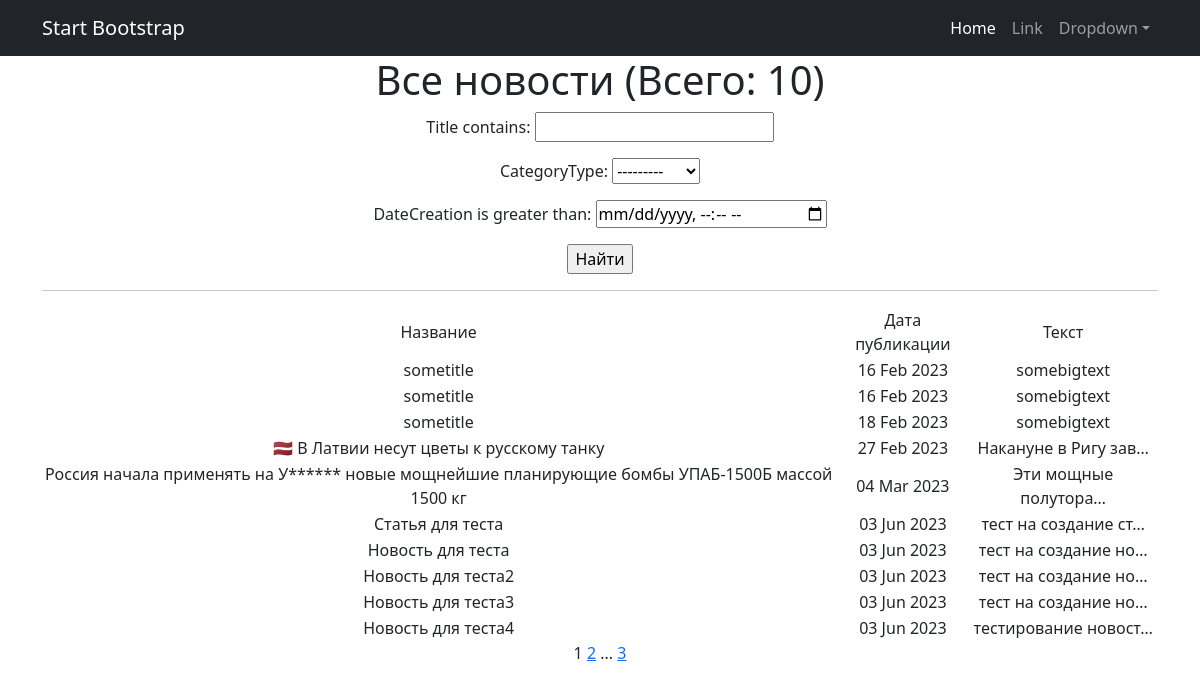
The app's page /search/ with its own data.
### newsapp/models.py (models this page shows, shortened)
class Post(models.Model):
    author = models.ForeignKey(Author, on_delete=models.CASCADE)
    NEWS = 'NW'
    ARTICLE = 'AR'
    CATEGORY_CHOICES = (
        (NEWS, 'Новость'),
        (ARTICLE, 'Статья'),
    )
    categoryType = models.CharField(max_length=2, choices=CATEGORY_CHOICES, default=ARTICLE)
    dateCreation = models.DateTimeField(auto_now_add=True)
    postCategory = models.ManyToManyField(Category, through='PostCategory')
    title = models.CharField(max_length=128)
    text = models.TextField()
    rating = models.SmallIntegerField(default=0)

### newsapp/views.py (the view)
# urls.py: path('', PostsList.as_view(), name='post_list'),
class PostsList(ListView):
    model = Post
    ordering = 'dateCreation'
    template_name = 'post_search.html'
    context_object_name = 'post_search'
    paginate_by = 10  # вот так мы можем указать количество записей на странице
    def get_queryset(self):
       queryset = super().get_queryset()
       self.filterset = PostFilter(self.request.GET, queryset)
       return self.filterset.qs
    def get_context_data(self, **kwargs):
       context = super().get_context_data(**kwargs)
       context['filterset'] = self.filterset
       return context

### newsapp/templatetags/custom_filters.py (called while the page is built)
@register.filter()
def censor(text):
    bad_words = ('заявили', 'безопасности',  'конфликт', 'берегу', 'военнослужащими', 'федеральным', 'украине' )
    for word in text.split():
        if word.lower() in bad_words:
            text = text.replace(word, f"{word[0]}{'*' * (len(word) - 1)}")
    return text

### newsapp/templatetags/custom_tags.py (called while the page is built)
@register.simple_tag(takes_context=True)
def url_replace(context, **kwargs):
   d = context['request'].GET.copy()
   for k, v in kwargs.items():
       d[k] = v
   return d.urlencode()

### templates/post_search.html (shortened to what this page needs)
{% extends 'flatpages/default.html' %}
{% load custom_filters %}
{% load custom_tags %}
{% block content %}
   <h1>Все новости (Всего: {{ post_search|length }})</h1>
   <form action="" method="get">
    {{ filterset.form.as_p }}
    <input type="submit" value="Найти" />
</form>
   <hr>
   {% if post_search %}
       <table>
           <tr>
               <td>Название</td>
               <td>Дата публикации</td>
               <td>Текст</td>
           </tr>
           {% for post in post_search %}
           <tr>
               <td>{{ post.title|censor }}</td>
               <td>{{ post.dateCreation|date:'d M Y' }}</td>
               <td>{{ post.text|censor|truncatechars:20 }}</td>
               <td>
            </td>
           </tr>
           {% endfor %}
       </table>
   {% else %}
       <h2>Товаров нет!</h2>!
   {% endif %}
{{ page_obj.number }}
{% if page_obj.has_next %}
   <a href="?{% url_replace page=page_obj.next_page_number %}">{{ page_obj.next_page_number }}</a>
   {% if paginator.num_pages != page_obj.next_page_number %}
       ...
       <a href="?{% url_replace page=page_obj.paginator.num_pages %}">{{ page_obj.paginator.num_pages }}</a>
   {% endif %}
{% endif %}
{% endblock content %}

### templates/flatpages/default.html (shortened to what this page needs)
<!DOCTYPE html>
<html lang="en">
    <head>
        {% load static %}
        <link href="{% static 'css/styles.css' %}" rel="stylesheet" />
    </head>
    <body>
        <nav class="navbar navbar-expand-lg navbar-dark bg-dark">
            <div class="container">
                <a class="navbar-brand" href="#">Start Bootstrap</a>
                <div class="collapse navbar-collapse" id="navbarSupportedContent">
                    <ul class="navbar-nav ms-auto mb-2 mb-lg-0">
                        <li class="nav-item"><a class="nav-link active" aria-current="page" href="#">Home</a></li>
                        <li class="nav-item"><a class="nav-link" href="#">Link</a></li>
                        <li class="nav-item dropdown">
                            <a class="nav-link dropdown-toggle" id="navbarDropdown" href="#" role="button" data-bs-toggle="dropdown" aria-expanded="false">Dropdown</a>
                        </li>
                    </ul>
                </div>
            </div>
        </nav>
        <div class="container">
            <div class="row">
                <div class="col-lg-12 text-center">
                    {% block content %}
                    {% endblock content %}
                </div>
            </div>
         </div>
    </body>
</html>

### records on screen
Post: title|censor "sometitle", dateCreation "16 Feb 2023", text|censor "somebigtext"
Post: title|censor "sometitle", dateCreation "16 Feb 2023", text|censor "somebigtext"
Post: title|censor "sometitle", dateCreation "18 Feb 2023", text|censor "somebigtext"
Post: title|censor "🇱🇻 В Латвии несут цветы к русскому танку", dateCreation "27 Feb 2023", text|censor "Накануне в Ригу зав…"
Post: title|censor "Россия начала применять на У****** новые мощнейшие планирующие бомбы УПАБ-1500Б массой 1500 кг", dateCreation "04 Mar 2023", text|censor "Эти мощные полутора…"
Post: title|censor "Статья для теста", dateCreation "03 Jun 2023", text|censor "тест на создание ст…"
Post: title|censor "Новость для теста", dateCreation "03 Jun 2023", text|censor "тест на создание но…"
Post: title|censor "Новость для теста2", dateCreation "03 Jun 2023", text|censor "тест на создание но…"
Post: title|censor "Новость для теста3", dateCreation "03 Jun 2023", text|censor "тест на создание но…"
Post: title|censor "Новость для теста4", dateCreation "03 Jun 2023", text|censor "тестирование новост…"

### other values on screen
{{ post_search|length }} "10"
{{ page_obj.number }} "1"
{{ page_obj.next_page_number }} "2"
{{ page_obj.paginator.num_pages }} "3"
